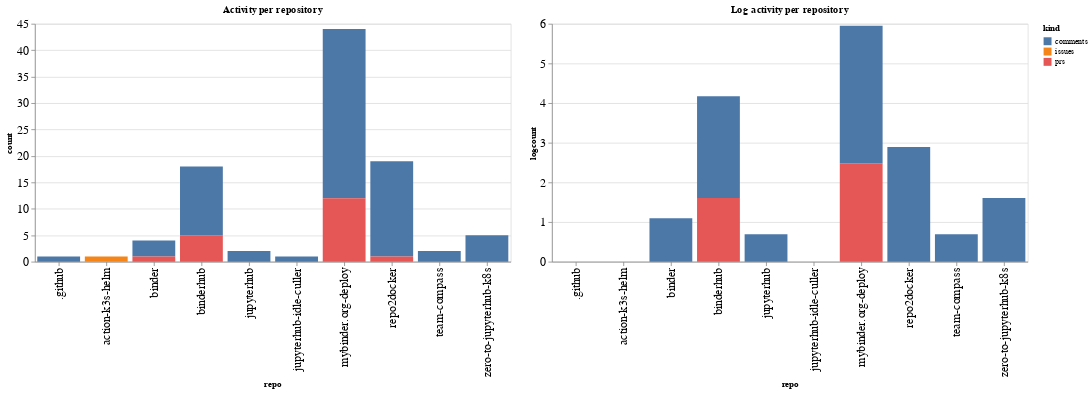

Notebook code for this chart:
### Code cell
ch1 = alt.Chart(repo_summaries, width=600, title="Activity per repository").mark_bar().encode(
    x='repo',
    y='count',
    color='kind',
    tooltip="kind"
)

ch2 = alt.Chart(repo_summaries, width=600, title="Log activity per repository").mark_bar().encode(
    x='repo',
    y='logcount',
    color='kind',
    tooltip="kind"
)

ch1 | ch2

### Figure 1 — Vega-Lite specification as saved in the notebook (floating-point values rounded to 4 significant figures)
{"config": {"axisLeft": {"labelFontSize": 15}, "axisBottom": {"labelFontSize": 15}}, "hconcat": [{"mark": "bar", "encoding": {"color": {"type": "nominal", "field": "kind"}, "tooltip": {"type": "nominal", "field": "kind"}, "x": {"type": "nominal", "field": "repo"}, "y": {"type": "quantitative", "field": "count"}}, "title": "Activity per repository", "width": 600}, {"mark": "bar", "encoding": {"color": {"type": "nominal", "field": "kind"}, "tooltip": {"type": "nominal", "field": "kind"}, "x": {"type": "nominal", "field": "repo"}, "y": {"type": "quantitative", "field": "logcount"}}, "title": "Log activity per repository", "width": 600}], "data": {"name": "data-0c711993597f775e0b400c15f14149cb"}, "$schema": "https://vega.github.io/schema/vega-lite/v4.8.1.json", "datasets": {"data-0c711993597f775e0b400c15f14149cb": [{"repo": ".github", "kind": "comments", "count": 1, "logcount": 0.0}, {"repo": "action-k3s-helm", "kind": "issues", "count": 1, "logcount": 0.0}, {"repo": "binder", "kind": "comments", "count": 3, "logcount": 1.099}, {"repo": "binder", "kind": "prs", "count": 1, "logcount": 0.0}, {"repo": "binderhub", "kind": "comments", "count": 13, "logcount": 2.565}, {"repo": "binderhub", "kind": "prs", "count": 5, "logcount": 1.609}, {"repo": "jupyterhub", "kind": "comments", "count": 2, "logcount": 0.6931}, {"repo": "jupyterhub-idle-culler", "kind": "comments", "count": 1, "logcount": 0.0}, {"repo": "mybinder.org-deploy", "kind": "comments", "count": 32, "logcount": 3.466}, {"repo": "mybinder.org-deploy", "kind": "prs", "count": 12, "logcount": 2.485}, {"repo": "repo2docker", "kind": "comments", "count": 18, "logcount": 2.89}, {"repo": "repo2docker", "kind": "prs", "count": 1, "logcount": 0.0}, {"repo": "team-compass", "kind": "comments", "count": 2, "logcount": 0.6931}, {"repo": "zero-to-jupyterhub-k8s", "kind": "comments", "count": 5, "logcount": 1.609}]}}
